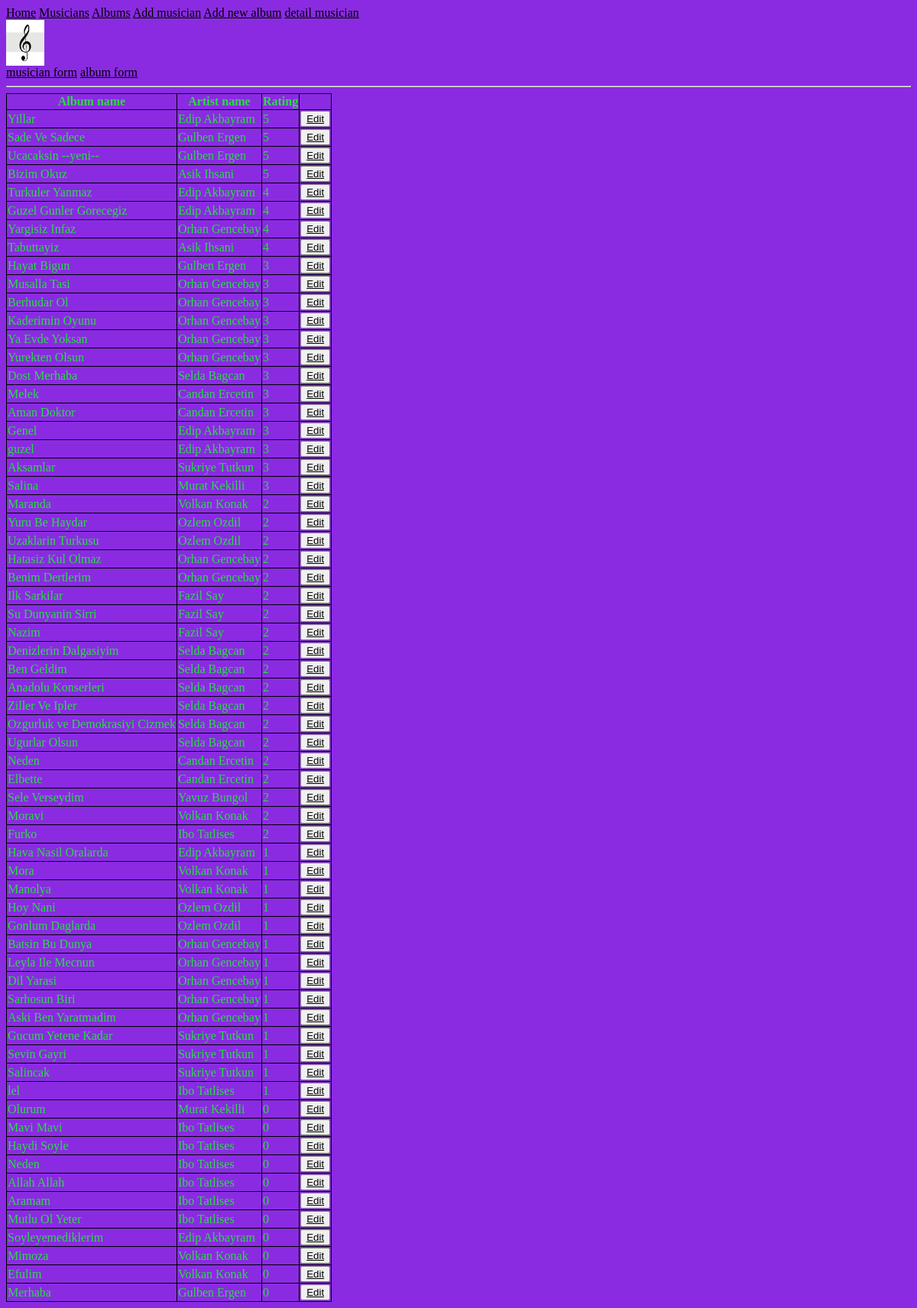
The page /album_list/ on the database as committed earlier.
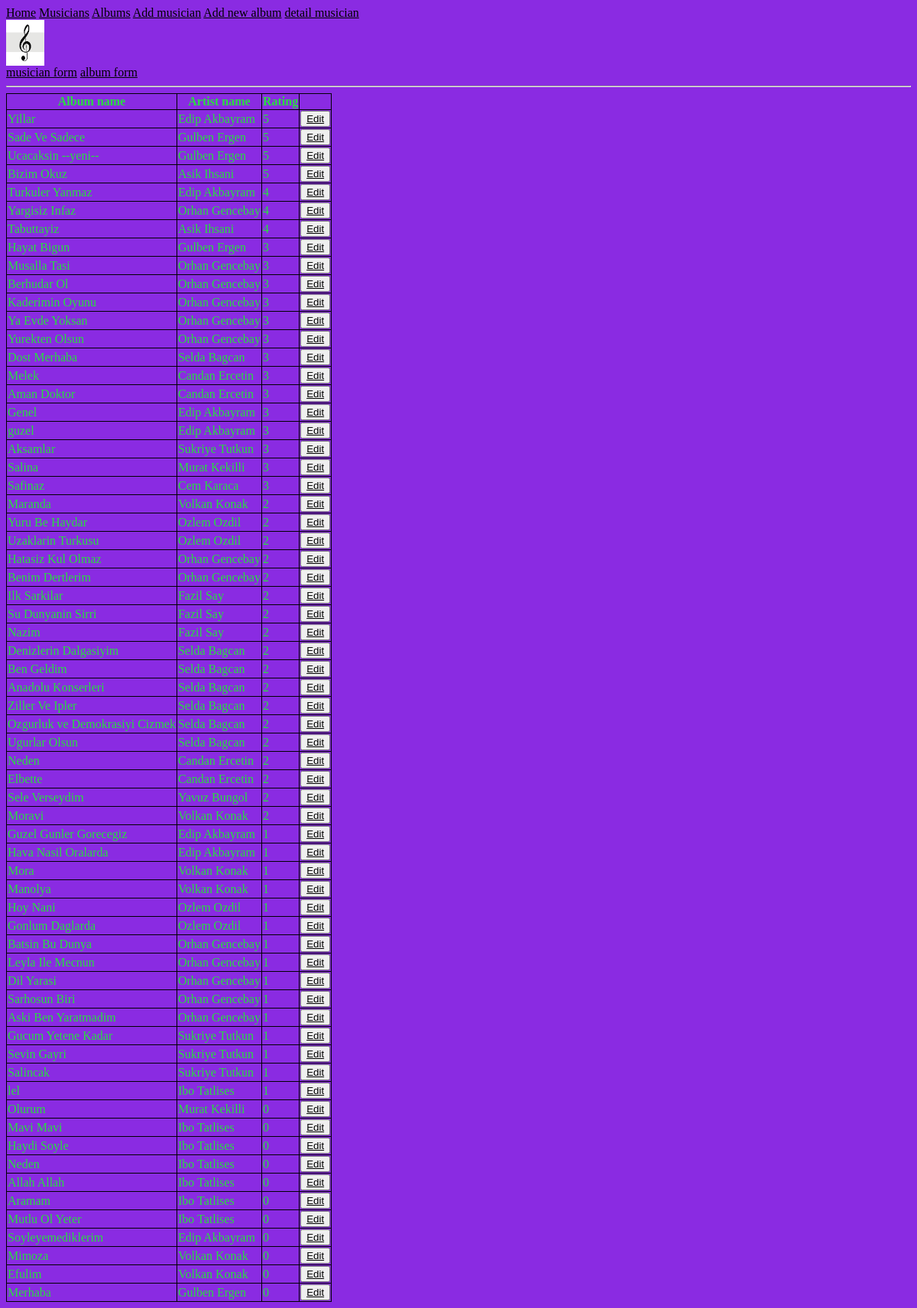
The same page on the database as committed later.
### my_app/models.py (models this page shows, shortened)
class Album(models.Model):
    artist = models.ForeignKey(Musician, on_delete=models.CASCADE)
    name = models.CharField(max_length=30)
    rel_date = models.DateField()
    num_stars = models.IntegerField()
    rating = (
        (1,"Worst"),
        (2,"Bad"),
        (3,"Meh"),
        (4,"Good"),
        (5,"Very Good")
    )
    num_stars = models.IntegerField(choices=rating)
    class Meta:
        ordering = ['-num_stars']

class Musician(models.Model):
    first_name = models.CharField(max_length=30)
    last_name = models.CharField(max_length=30)
    tool = models.CharField(max_length=30)
    class Meta:
        ordering = ['first_name']
    def __str__(self):
        return self.first_name + " " + self.last_name

### my_app/views.py (the view)
# urls.py: path('album_list/',AlbumsOgli.as_view(),name="albumlist"),
class AlbumsOgli(ListView):
    model = Album

### templates/my_app/album_list.html (shortened to what this page needs)
{% extends 'my_app/base.html' %}
{% block content %}
{% load static %}
<table>
    <tr>
        <th>Album name</th>
        <th>Artist name</th>
        <th>Rating</th>
    </tr>
    {% for x in object_list %}
        <tr>
            <td>{{x.name}}</td>
            <td>{{x.artist}}</td>
            <td>{{x.num_stars}}</td>
            <td> <button> <a href="{% url 'detail_album_page' album_detail_id=x.pk %}" >Edit</a></button></td>
        </tr>
    {% endfor %}
</table>
{% endblock %}

Rows that differ between the two databases and show on the page:
removed Album: name "Furko", artist "Ibo Tatlises", num_stars "2"
added Album: name "Safinaz", artist "Cem Karaca", num_stars "3"
changed Album "Guzel Gunler Gorecegiz": num_stars "4" → "1"; moves down the list
